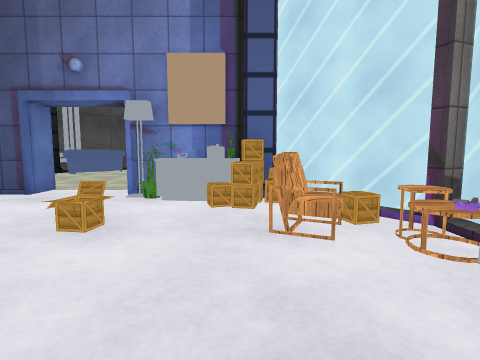
view 1 (above)

24 first-person views from a walk through a scene from a Unity 3-D project. The camera is 1.3 m above the floor, tilts 6° down and sees 80° across. Doors are open. The floor is counted in squares, 2 m on a side. Each view is taken from the middle of a square. On the plan, view 1 faces up. The plan holds only what a view shows up to about 9 squares ahead; the rest is blank. The place goes on beyond the plan. The player character is not drawn. Some animated figures are left out. Some surface patterns are stand-ins.

view 2
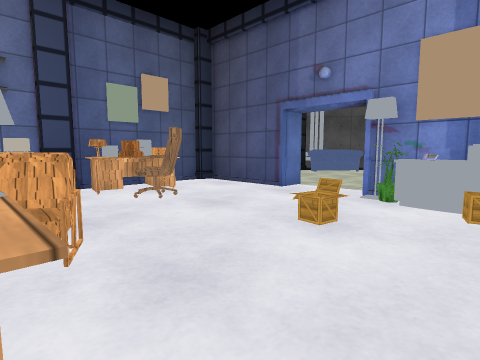

view 3
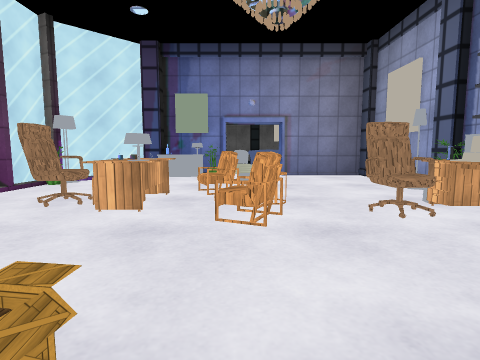

view 4
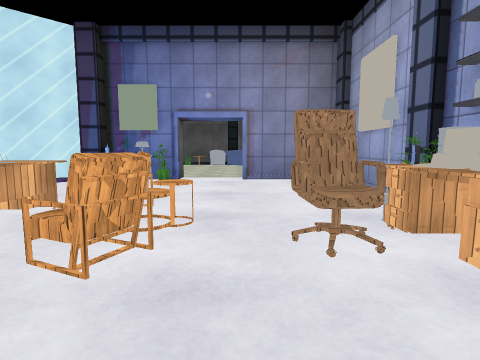

view 5
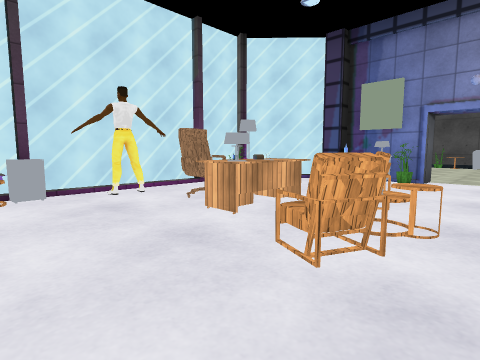

view 6
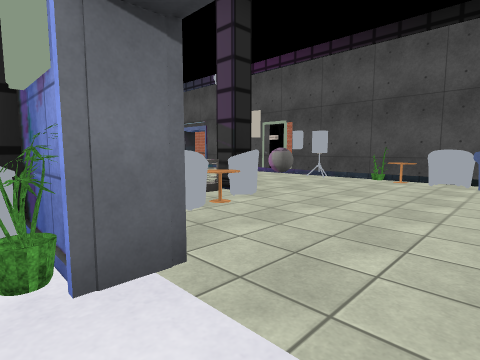

view 7
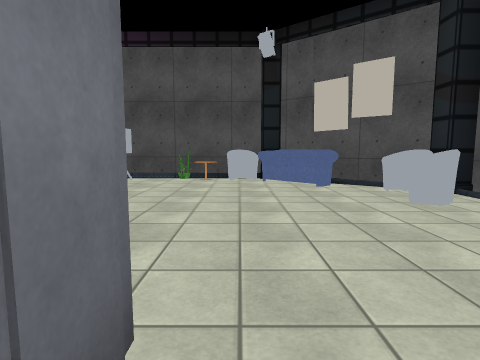

view 8
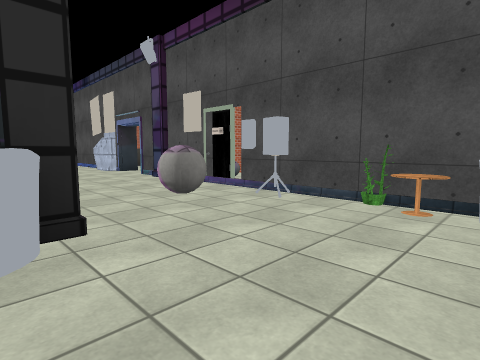

view 9
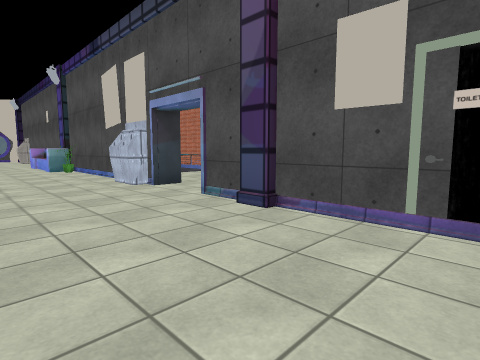

view 10
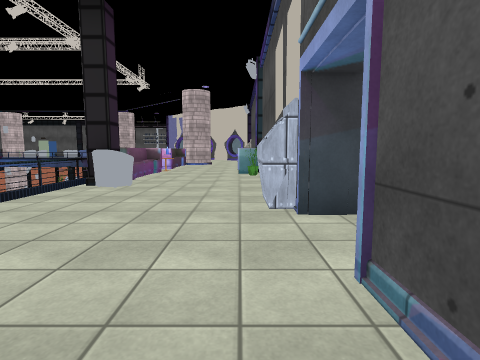

view 11
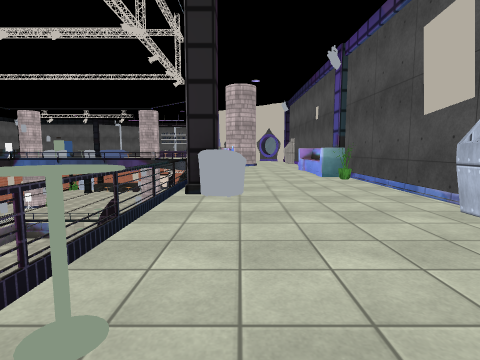

view 12
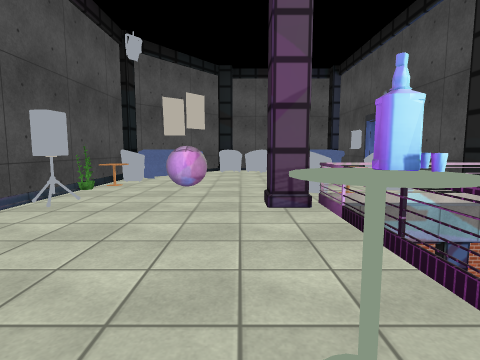

view 13
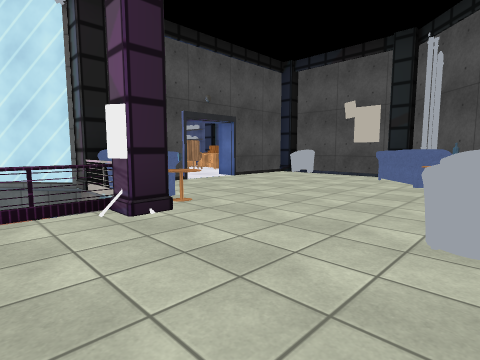

view 14
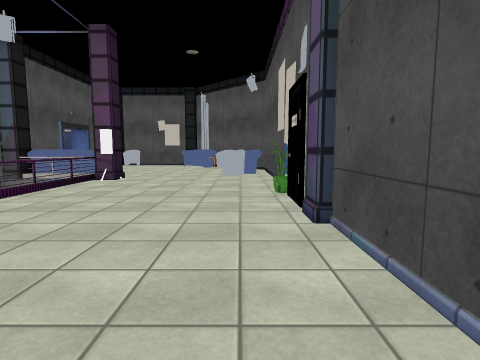

view 15
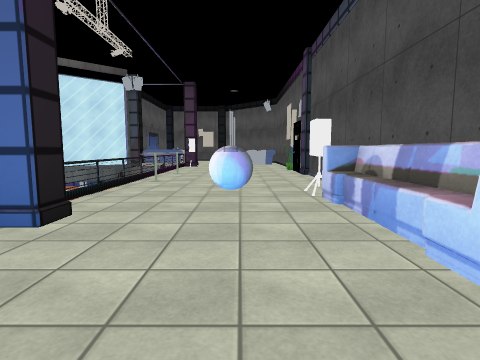

view 16
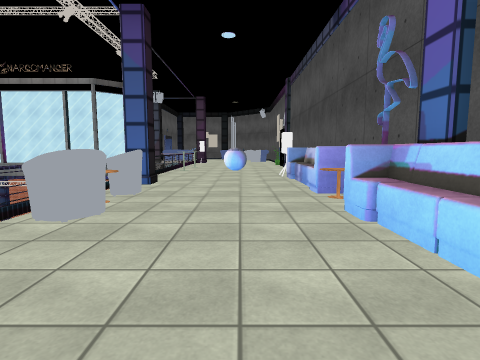

view 17
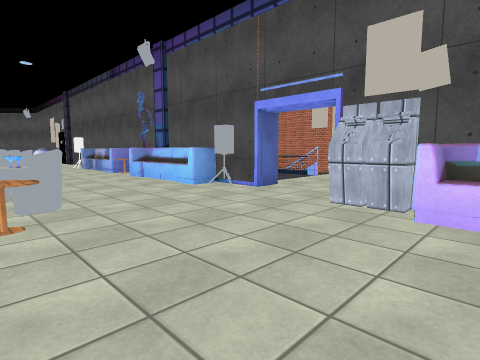

view 18
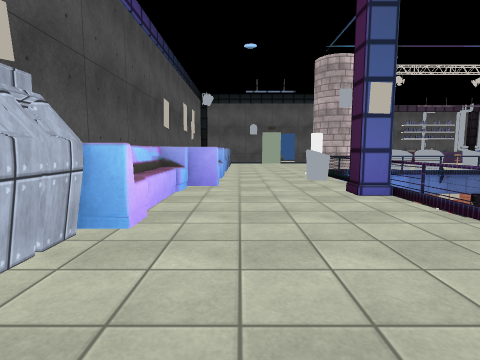

view 19
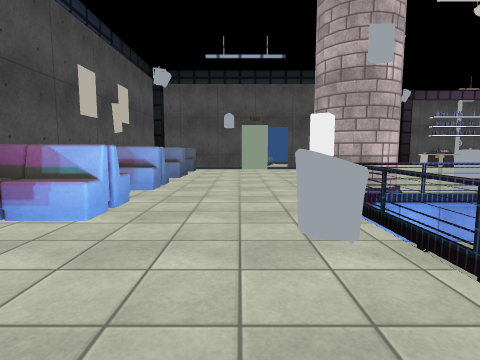

view 20
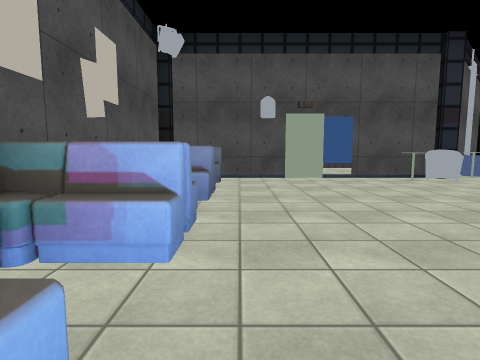

view 21
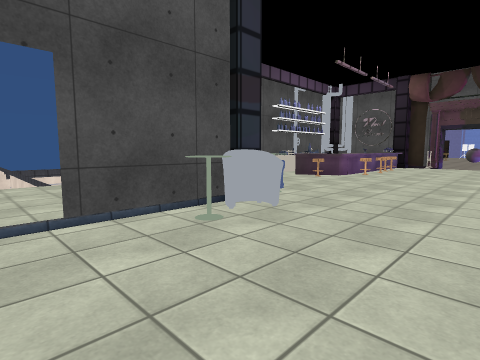

view 22
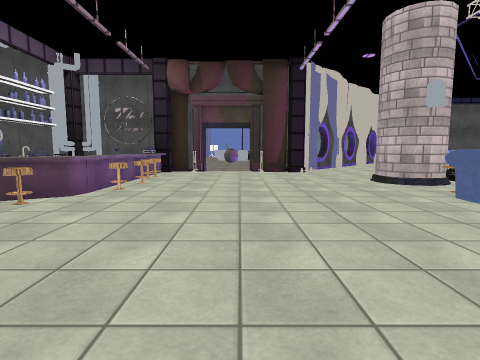

view 23
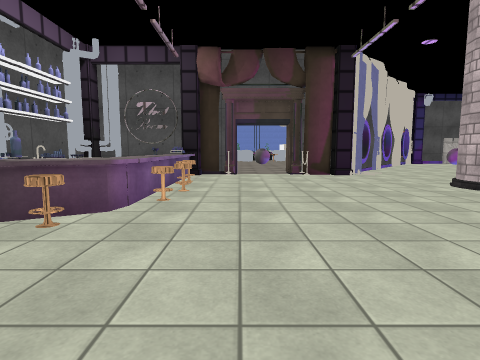

view 24
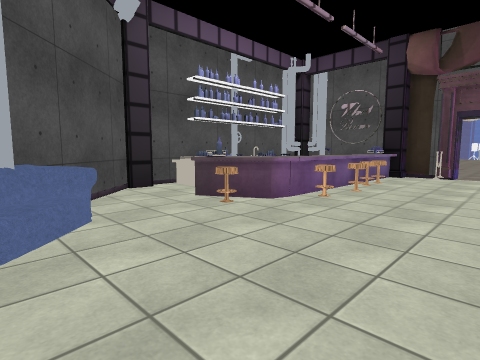

### Floor plan
Points are (right, up) in squares from view 1. A wall is a line through its corners. A room is listed if a view was taken in it or the views show most of it. See-through windows are left out.
Room 1 (views 1, 2, 3, 4, 5, 6, 7)
walls: (1.2, -0.1) (1.2, 0.4); (1.9, -0.5) (1.9, 1.2); (1.9, 1.4) (1.9, 2.5); (-5.3, -2.6) (-5.3, -4.5); (-3.1, 4.2) (-4.5, 4.2); (-1.6, -4.4) (-0.5, -4.4); (1.5, 2.9) (0.5, 4); (-5.3, 3.2) (-5.3, 2.8); (-3.5, -4.4) (-3.1, -4.4); (0.4, -4.3) (1.9, -2.9) (1.9, -1.9)
ways out: opening at (-0.5, 4.5) to room 2; open door at (-2.5, -5) to room 2; open door at (-2.5, 4.5) to room 2
objects: pillar (-6, 4) to (-5, 4); lamp (-5, -2); plant (-5, -1); other object (-5, 1); desk (-5, 2); chair (-4, 0); desk (-4, 1); chair (-4, 2); chair (-2, -1); chair (-2, 0); other object (-2, 1); other object (-1, -4); plant (-1, -3); desk (-1, -1) to (-1, 0); other object (-1, 2); pillar (0, -4); chair (0, -1); chair (0, 2); other object (0, 3); lamp (1, -3); other object (1, 1); other object (1, 2)
Room 2 (views 8, 9, 10, 11, 12, 13, 14, 15, 16, 17, 18, 19, 20, 21, 22, 23, 24)
walls: (11.6, 10.8) (4.5, 10.8); (15.4, 13.5) (14.1, 13.5); (0.5, 4.3) (1.5, 3.2); (6.8, -10.6) (11.5, -10.6); (-1.6, 4.8) (-1.6, 4.1); (-0.4, -4.9) (-1, -4.9); (4.6, -10.6) (5.5, -10.6); (-0.5, 10.8) (-1.8, 10.8); (29.7, 4.5) (29.7, 6.5); (29.1, -4.7) (29.5, -4.7); (-3.1, -4.9) (-3.5, -4.9); (-4.5, 4.7) (-3.1, 4.7); (29.7, 8.5) (29.7, 10.5); (29.1, 10.8) (18, 10.8); (30.5, -4.7) (31.5, -4.7); (-5.5, 7.6) (-5.5, 5); (32.4, 1.3) (31.4, 2.4); (-2.5, -10.6) (0.6, -10.6); (33, -1.8) (33, 0.4); (33, -3.5) (33, -1.9)
low walls: (8, 6.8) (8.5, 6.8); (10.3, -7) (9.4, -7); (22.4, 6.8) (23.1, 6.8); (1.5, 6.8) (3.3, 6.8); (3, -7) (2.5, -7)
ways out: opening at (-0.5, 4.5) to room 1; open door at (-2.5, -5) to room 1; open door at (-2.5, 4.5) to room 1; opening at (12.7, -9); open door at (6.5, -11); open door at (6.5, 11); open door at (16.5, 11); open door at (28.5, -5)
objects: pillar (-6, 8) to (-5, 8); pillar (-5, -9) to (-5, -8); sofa (-5, -6) to (-4, -5); pillar (-5, -5); pillar (-5, 5); other object (-5, 6); other object (-5, 9); sofa (-4, -10) to (-2, -9); other object (-4, -8) to (-4, -7); sofa (-4, 8) to (-4, 9); pillar (-3, -11); other object (-3, 9); other object (-3, 10); sofa (-2, 10) to (-1, 10); plant (-1, -11); table (-1, -10); plant (-1, 4); lamp (-1, 5); ball (0, -9); table (0, -7) to (0, -6); pillar (0, -5); other object (0, 4); pillar (0, 5); sofa (0, 6); table (0, 7); other object (0, 10); other object (1, -11); speaker (1, -10); other object (1, -8); pillar (1, -7); speaker (1, 7); other object (2, -12) to (3, -11); other object (3, -8); plant (3, 11); other object (3, 12) to (4, 12); pillar (4, -11); pillar (4, 11); other object (6, -7); other object (6, 7); cash machine (7, -10); cash machine (8, -10); speaker (8, 10); other object (9, -8); pillar (9, -7); pillar (9, 7); ball (9, 9); plant (11, -10); other object (11, -7) to (12, -7); other object (11, 7); other object (11, 8); table (11, 10); other object (12, 7) to (12, 8); pillar (12, 11); other object (14, 7); other object (14, 10); other object (15, 8) to (16, 8); speaker (15, 11); table (16, 7); cash machine (17, 10); cash machine (18, 10); other object (19, 10) to (21, 10); pillar (20, 7); other object (22, -6); other object (22, 7); other object (23, 10); other object (24, -6); pillar (24, -2) to (25, -2); other object (24, 2); other object (24, 4); other object (24, 5); pillar (24, 6) to (25, 6); speaker (24, 7); other object (25, -5); other object (25, 0); sofa (25, 1) to (25, 2); other object (25, 10); pillar (26, -5) to (26, -4); other object (27, -4); other object (27, 10); other object (29, -4); other object (29, 5); other object (29, 10); pillar (30, -4); other object (30, -3); stool (30, -2); stool (30, -1); sofa (30, 2) to (31, 3); pillar (30, 4); other object (31, -4); other object (31, -3) to (31, -2); other object (31, -1); other object (31, 0); stool (31, 1); other object (32, -5); other object (32, -3) to (32, 0); other object (33, -4)

Where each view was taken, in squares from view 1:
view 1: 0 up, 0 right, facing up
view 2: 0 up, 0 right, facing up-left
view 3: 3 up, 2 left, facing down
view 4: 2 up, 3 left, facing down
view 5: 2 up, 3 left, facing down-right
view 6: 4 down, 3 left, facing down-right
view 7: 4 down, 2 left, facing down
view 8: 7 down, 2 left, facing down-right
view 9: 8 down, 2 right, facing down-right
view 10: 10 down, 4 right, facing right
view 11: 8 down, 5 right, facing right
view 12: 8 down, 4 right, facing left
view 13: 10 up, 2 right, facing down-left
view 14: 10 up, 7 right, facing left
view 15: 9 up, 12 right, facing left
view 16: 9 up, 15 right, facing left
view 17: 7 up, 19 right, facing up-left
view 18: 9 up, 16 right, facing right
view 19: 8 up, 20 right, facing right
view 20: 9 up, 23 right, facing right
view 21: 7 up, 27 right, facing down-right
view 22: 4 up, 28 right, facing down
view 23: 3 up, 29 right, facing down
view 24: 3 up, 28 right, facing down-right
